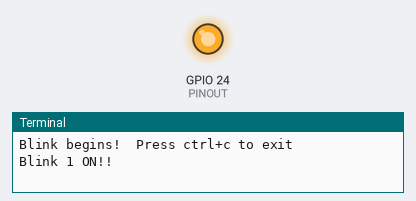
The program below on a simulated Raspberry Pi (BCM pin numbers). Parts: output pins drawn as LEDs (lit = HIGH), the last lines printed to the terminal.

Above: at 1.0 s.
At 3.0 s:
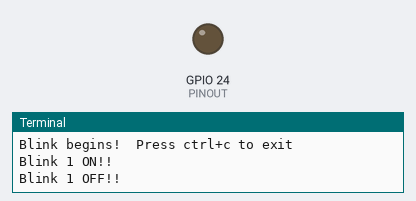
Timing chart, 0 to 5.2 s (numbered marks = the images above):
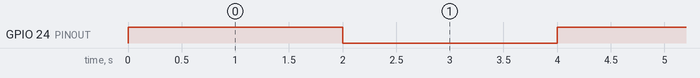

Measured:
- by itself, GPIO 24 (PINOUT): alternates HIGH for 2.0 s and LOW for 2.0 s

The program:

pinout_debug.py
```python
#!/user/bin/env python
"""
gpiooutput.py
Modified from pg 195 of "Raspberry Pi Users Guide"

Make a LED flash on\off.
Hardware Setup:
* LED+ lead hooked to GPIO 17 (board pin 11)
* LED- lead connected to resistor.
* Resistor connected to ground (board pin 6)
"""
import time
import RPi.GPIO as GPIO

# This is the GPIO number.  The actual board pin is number 11.
#PINOUT = 17
PINOUT = 24

GPIO.setmode(GPIO.BCM) # Set to use GPIO nums, rather than physical board nums
GPIO.setup(PINOUT, GPIO.OUT)
print "Blink begins!  Press ctrl+c to exit"
try:
    i = 1
    while True:
        GPIO.output(PINOUT, True)
        print "Blink %s ON!!"%i
        time.sleep(2)
        GPIO.output(PINOUT, False)
        print "Blink %s OFF!!"%i
        time.sleep(2)
        i += 1
except KeyboardInterrupt:
    GPIO.output(PINOUT, False)
    GPIO.cleanup()
    print "\nBlink DONE!"
```
